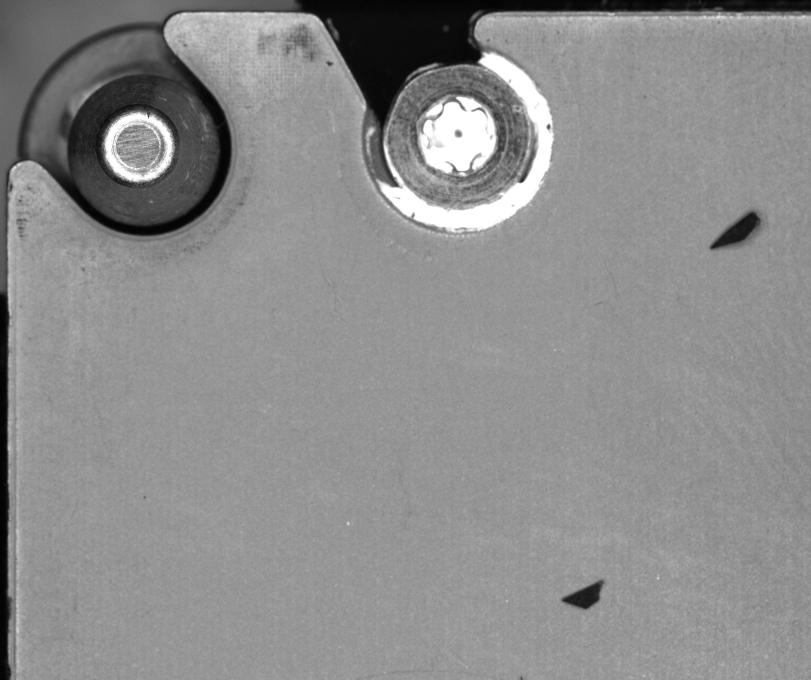
#> input picture split and splice/image_in/201111_140719_0000000101_CAM1_NG.jpg, 2432 x 2040 px, found by its file name (shown at 1/3 size); its folder holds only this picture in this run
$ python split_image.py
#> lines starting #> are read from the running program, lines starting #| are printed output that depends on the picture
import os
import cv2
import math
from split_xml import *
import glob

def mkdir(path):
    # 判断路径是否存在，若不存在则创建
    isExists = os.path.exists(path)
    if not isExists:
        # 创建目录操作函数
        os.makedirs(path)

def Col_split(img, image_pre, ext, a, row_i, sum_cols, Num_vertical, split_colsize, col_dif, Outpath, i, x):
    if split_colsize * (Num_vertical - math.floor(Num_vertical)) - 0.2 * split_colsize < col_dif:
        for j in range(math.floor(Num_vertical)):
            # b是左上角的纵轴坐标，即y1
            b = math.floor(split_colsize * (Num_vertical - math.floor(Num_vertical)) - 0.2 * split_colsize / 2) + 0.8 * split_colsize * j
            # col_j是右下角的纵轴坐标，即y2
            col_j = b + split_colsize
            print("可舍弃的情况: b, col_j = [%s, %s]" % (b, col_j))

            a = int(math.floor(a))
            row_i = int(math.ceil(row_i))
            b = int(math.floor(b))
            col_j = int(math.ceil(col_j))

            if row_i > img.shape[1]:
                row_i = img.shape[1]
                print("width 修改成功")
            if col_j > img.shape[0]:
                col_j = img.shape[0]
                print("height 修改成功")

            part_img = img[b:col_j, a:row_i]   # img[y, x]
            print("a, row_i, b, col_j = [%s, %s, %s, %s]" % (
                a, row_i, b, col_j))

            newFileName = image_pre + "_split" + x + "dy" + "-" + str(i) + str(j) + ext
            print("什么情况： ", newFileName)
            cv2.imwrite(Outpath + newFileName, part_img)

    else:
        for j in range(math.ceil(Num_vertical)):
            b = 0.8 * split_colsize * j
            col_j = b + split_colsize
            if j == math.floor(Num_vertical):
                b = sum_cols - split_colsize
                col_j = sum_cols
            print("重叠覆盖的情况: b, col_j = [%s, %s]" % (b, col_j))

            a = int(math.floor(a))
            row_i = int(math.ceil(row_i))
            b = int(math.floor(b))
            col_j = int(math.ceil(col_j))

            if row_i > img.shape[1]:
                row_i = img.shape[1]
                print("width 修改成功")
            if col_j > img.shape[0]:
                col_j = img.shape[0]
                print("height 修改成功")

            part_img = img[b:col_j, a:row_i]   # img[y, x]
            print("a, row_i, b, col_j = [%s, %s, %s, %s]" % (
                a, row_i, b, col_j))

            # part_img = img[int(math.floor(b)):int(math.ceil(col_j)), int(math.floor(a)):int(math.ceil(row_i))]
            newFileName = image_pre + "_split" + x + "-" + str(i) + str(j) + ext
            print("啥玩意： ", newFileName)
            cv2.imwrite(Outpath + newFileName, part_img)

'''此处的split_rowsize, split_colsize根据裁剪需要修改'''
def Split_Img(img, fileName, split_rowsize=1000, split_colsize=1000 , row_dif=None, col_dif=None, Outpath=None):
    image_pre, ext = os.path.splitext(fileName)

    sum_cols = img.shape[0]   # the image height
    sum_rows = img.shape[1]   # the image length
    print("sum_cols, sum_rows = [%s, %s]" % (sum_cols, sum_rows))

    Num_vertical = (sum_rows - 0.2 * split_rowsize) / (0.8 * split_rowsize)   # Num_vertical表示纵行的数量，同一纵行的x是不变的
    Num_horizontal = (sum_cols - 0.2 * split_colsize) / (0.8 * split_colsize)   # Num_horizontal表示横行的数量，同一横行的y是不变的
    print("Num_horizontal, Num_vertical = [%s, %s]" % (Num_horizontal, Num_vertical))

# 覆盖不全且未被覆盖部分可舍弃的情况
    if split_rowsize * (Num_horizontal - math.floor(Num_horizontal)) - 0.2 * split_rowsize < row_dif:
        for i in range(math.floor(Num_horizontal)):
            # a是左上角的横轴坐标，即x1
            a = math.floor(split_rowsize * (Num_horizontal - math.floor(Num_horizontal)) - 0.2 * split_rowsize / 2) + 0.8 * split_rowsize * i
            # row_i是右下角的横走坐标，即x2
            row_i = a + split_rowsize
            print("\n=================================="); print("可舍弃的情况: a, row_i = [%s, %s]"%(a, row_i)); print(">>>>>>>>>>>>>>>>>>>>>>")

            Col_split(img, image_pre, ext, a, row_i, sum_cols, Num_vertical, split_colsize, col_dif, Outpath, i, "dx")

# 覆盖不全且未被覆盖部分不可舍弃，需要重叠覆盖的情况
    else:
        for i in range(math.ceil(Num_horizontal)):
            a = 0.8 * split_rowsize * i
            row_i = a + split_rowsize
            if i == math.floor(Num_horizontal):
                a = sum_rows - split_rowsize
                row_i = sum_rows
            print("\n=================================="); print("重叠覆盖的情况: a, row_i = [%s, %s]" % (a, row_i)); print(">>>>>>>>>>>>>>>>>>>>>>")

            Col_split(img, image_pre, ext, a, row_i, sum_cols, Num_vertical, split_colsize, col_dif, Outpath, i, "")

'''InFile_do中的row_dif, col_dif根据裁剪需要修改'''
def InFile_do(Imgpath, Outpath):
    Imgpath = Imgpath + '\\'
    Outpath = Outpath + '\\'
# [8 lines of commented-out code are left out]
    for fileName in os.listdir(Imgpath):
        img = cv2.imread(Imgpath + fileName)
        img1 = img.copy()
        Split_Img(img1, fileName, row_dif=50, col_dif=50, Outpath=Outpath)


if __name__ == '__main__':
    InFile_path = "image_in"
    OutFile_path = "image_out"
    mkdir(OutFile_path)

    imgae_re = glob.glob('image_out/*')
    for i in imgae_re: os.remove(i)

    for Parent, Dir_Name, File_Name in os.walk(InFile_path):
        # [7 lines of commented-out code are left out]
        InFile_do(InFile_path, OutFile_path)
#> in InFile_do, img is the input picture: shape (2040, 2432, 3); min 2, max 255, mean 140.6
#| sum_cols, sum_rows = [2040, 2432]
#| Num_horizontal, Num_vertical = [2.3, 2.79]
#> the loop in Split_Img, `for i in range(math.ceil(Num_horizontal)):` made 3 passes
#> pass 1, in Col_split, `cv2.imwrite(Outpath + newFileName, part_img)`:
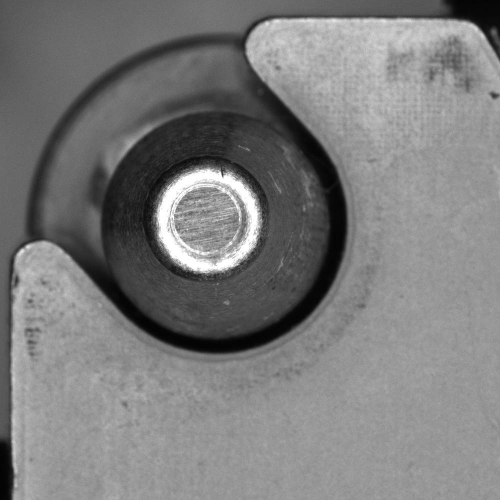
#> saved as 201111_140719_0000000101_CAM1_NG_split-00.jpg: shape (1000, 1000, 3) (shown at 1/2 size); min 2, max 255, mean 123.8
#> pass 1, in Col_split, `cv2.imwrite(Outpath + newFileName, part_img)`:
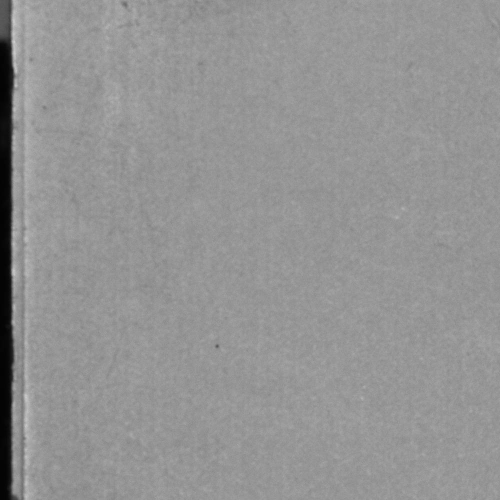
#> saved as 201111_140719_0000000101_CAM1_NG_split-01.jpg: shape (1000, 1000, 3) (shown at 1/2 size); min 2, max 212, mean 147.3
#> pass 1, in Col_split, `cv2.imwrite(Outpath + newFileName, part_img)`:
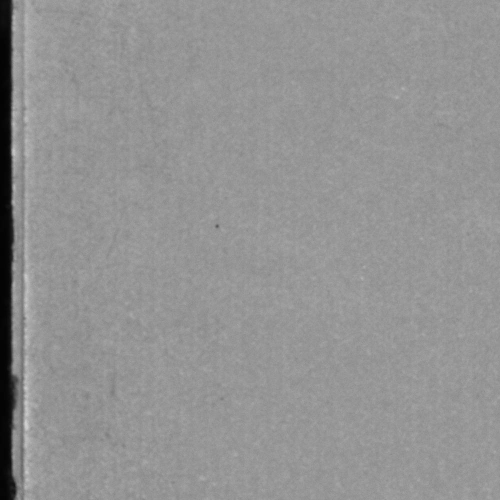
#> saved as 201111_140719_0000000101_CAM1_NG_split-02.jpg: shape (1000, 1000, 3) (shown at 1/2 size); min 2, max 210, mean 146.6
#> pass 2, in Col_split (call 2), `cv2.imwrite(Outpath + newFileName, part_img)`:
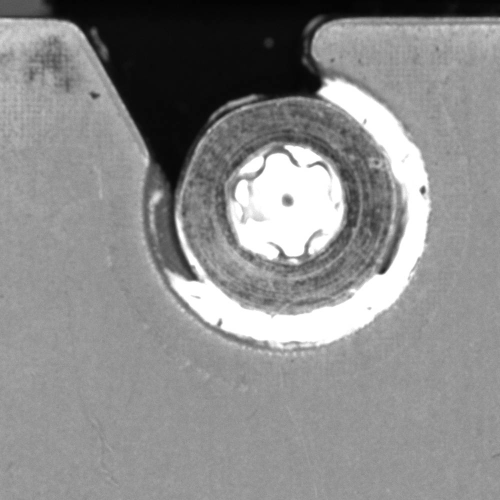
#> saved as 201111_140719_0000000101_CAM1_NG_split-10.jpg: shape (1000, 1000, 3) (shown at 1/2 size); min 3, max 255, mean 139.6
